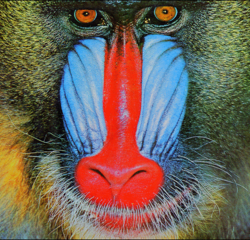
#> input picture set14/img_001_SRF_2_LR.png, 250 x 240 px, found by its file name; the run also reads 1 picture not shown here
$ jupyter execute --allow-errors test.ipynb   (shell and % lines are left out)   (older library calls are emulated)
#> lines starting #> are read from the running program, lines starting #| are printed output that depends on the picture; after the words box and inside, x2 and y2 are one past the last pixel; in counts of white or black regions, pixels touching at a corner belong together; long printed decimals are rounded
### run_ZSSR.py
import GPUtil
import glob
import os
from utils import prepare_result_dir
import configs
from time import sleep
import sys
import run_ZSSR_single_input
from PIL import Image
import datetime
from loguru import logger


def main(conf_name, gpu,single_image_path=None):
#> called with conf_name = 'X2_GRADUAL_IDEAL_CONF'
    if conf_name=='X2_ONE_JUMP_IDEAL_CONF':
        conf = configs.X2_ONE_JUMP_IDEAL_CONF
    elif conf_name== 'X2_IDEAL_WITH_PLOT_CONF':
        conf = configs.X2_IDEAL_WITH_PLOT_CONF
    elif conf_name== 'X2_GRADUAL_IDEAL_CONF':
        conf = configs.X2_GRADUAL_IDEAL_CONF
    elif conf_name== 'X2_GIVEN_KERNEL_CONF':
        conf = configs.X2_GIVEN_KERNEL_CONF
    elif conf_name== 'X2_REAL_CONF':
        conf = configs.X2_REAL_CONF
    else:
        conf = configs.Config()
    logger.info(f"Configuration possible : {conf_name}")
    res_dir = prepare_result_dir(conf)
    local_dir = os.path.dirname(__file__)

    files = [file_path for file_path in glob.glob('%s/*.jpg' % conf.input_path)
             if not file_path[-7:-4] == '_gt']


    for file_ind, input_file in enumerate(files):
        img = Image.open(input_file)
        img=img.convert('RGB')
        img.save( input_file[:-4]+'.png')

    if single_image_path!=None:
        files=[single_image_path]
    else:
        # We take all png files that are not ground truth
        files = [file_path for file_path in glob.glob('%s/*.png' % conf.input_path)
                if not file_path[-7:-4] == '_gt']

    sorties = []
    # Loop over all the files
    for file_ind, input_file in enumerate(files):

        # Ground-truth file needs to be like the input file with _gt (if exists)
        ground_truth_file = input_file[:-4] + '_gt.png'
        if not os.path.isfile(ground_truth_file):
            ground_truth_file = '0'

        # Numeric kernel files need to be like the input file with serial number
        kernel_files = ['%s_%d.mat;' % (input_file[:-4], ind) for ind in range(len(conf.scale_factors))]
        kernel_files_str = ''.join(kernel_files)
        for kernel_file in kernel_files:
            if not os.path.isfile(kernel_file[:-1]):
                kernel_files_str = '0'
                logger.debug('no kernel loaded')
                break
        logger.info(kernel_files)

        # This option uses all the gpu resources efficiently
        if gpu == 'all':

            # Stay stuck in this loop until there is some gpu available with at least half capacity
            gpus = []
            while not gpus:
                gpus = GPUtil.getAvailable(order='memory')

            # Take the gpu with the most free memory
            cur_gpu = gpus[-1]
            # Run ZSSR from command line, open xterm for each run

            sortie = run_ZSSR_single_input.main(input_file, ground_truth_file, kernel_files_str, cur_gpu, conf_name, res_dir)

            # Verbose
            logger.debug('Ran file #%d: %s on GPU %d\n' % (file_ind, input_file, cur_gpu))

            # Wait 5 seconds for the previous process to start using GPU. if we wouldn't wait then GPU memory will not
            # yet be taken and all process will start on the same GPU at once and later collapse.
            sleep(5)

        # The other option is just to run sequentially on a chosen GPU.
        else:
            sortie = run_ZSSR_single_input.main(input_file, ground_truth_file, kernel_files_str, gpu, conf_name, res_dir)
        sorties.append(sortie)
    return sorties

# [6 lines that do not run on import are left out]

### ZSSR.py
import tensorflow as tf
import matplotlib.pyplot as plt
import matplotlib.image as img
from matplotlib.gridspec import GridSpec
from configs import Config
from utils import *
#import adam optimizer
from tensorflow.python.training.adam import AdamOptimizer
from loguru import logger

class ZSSR:
    # Basic current state variables initialization / declaration
    kernel = None
    learning_rate = None
    hr_father = None
    lr_son = None
    sr = None
    sf = None
    gt_per_sf = None
    final_sr = None
    hr_fathers_sources = []

    # Output variables initialization / declaration
    reconstruct_output = None
    train_output = None
    output_shape = None

    # Counters and logs initialization
    iter = 0
    base_sf = 1.0
    base_ind = 0
    sf_ind = 0
    mse = []
    mse_rec = []
    interp_rec_mse = []
    interp_mse = []
    mse_steps = []
    loss = []
    learning_rate_change_iter_nums = []
    fig = None

    # Network tensors (all tensors end with _t to distinguish)
    learning_rate_t = None
    lr_son_t = None
    hr_father_t = None
    filters_t = None
    layers_t = None
    net_output_t = None
    loss_t = None
    train_op = None
    init_op = None

    # Parameters related to plotting and graphics
    plots = None
    loss_plot_space = None
    lr_son_image_space = None
    hr_father_image_space = None
    out_image_space = None

    # Tensorflow graph default
    sess = None

    def __init__(self, input_img, conf=Config(), ground_truth=None, kernels=None):
        # Acquire meta parameters configuration from configuration class as a class variable
        self.conf = conf

        # Read input image (can be either a numpy array or a path to an image file)
        self.input = input_img if type(input_img) is not str else img.imread(input_img)
#> self.input is the input picture: shape (240, 250, 3) float32; mean R, G, B 0.444, 0.394, 0.348

        # For evaluation purposes, ground-truth image can be supplied.
        self.gt = ground_truth if type(ground_truth) is not str else img.imread(ground_truth)

        # Preprocess the kernels. (see function to see what in includes).
        self.kernels = preprocess_kernels(kernels, conf)

        # Prepare TF default computational graph
        self.model = tf.Graph()

        # Build network computational graph
        self.build_network(conf)

        # Initialize network weights and meta parameters
        self.init_sess(init_weights=True)

        # The first hr father source is the input (source goes through augmentation to become a father)
        # Later on, if we use gradual sr increments, results for intermediate scales will be added as sources.
        self.hr_fathers_sources = [self.input]

        # We keep the input file name to save the output with a similar name. If array was given rather than path
        # then we use default provided by the configs
        self.file_name = input_img if type(input_img) is str else conf.name

    # [364 lines left out: functions run, build_network, init_sess, forward_backward_pass, forward_pass, learning_rate_policy and 6 more, not called in this run]

### utils.py
import numpy as np
from math import pi, sin, cos
from cv2 import warpPerspective, INTER_CUBIC
from imresize import imresize
from shutil import copy
from time import strftime, localtime
import os
import glob
from scipy.ndimage import measurements, interpolation
from scipy.io import loadmat


# [136 lines left out: functions random_augment, back_projection, not called in this run]


def preprocess_kernels(kernels, conf):
    # Load kernels if given files. if not just use the downscaling method from the configs.
    # output is a list of kernel-arrays or a a list of strings indicating downscaling method.
    # In case of arrays, we shift the kernels (see next function for explanation why).
    # Kernel is a .mat file (MATLAB) containing a variable called 'Kernel' which is a 2-dim matrix.
    if kernels is not None:
        return [kernel_shift(loadmat(kernel)['Kernel'], sf)
                for kernel, sf in zip(kernels, conf.scale_factors)]
    else:
        return [conf.downscale_method] * len(conf.scale_factors)


# [25 lines left out: function kernel_shift, not called in this run]


def prepare_result_dir(conf):
    # Create results directory
    if conf.create_results_dir:
        conf.result_path += '/' + conf.name
        if not os.path.exists(conf.result_path):
            # S'il n'existe pas, créez le dossier
            os.makedirs(conf.result_path)
        else:
            # Si le dossier existe, vous pouvez choisir de ne rien faire ou d'afficher un message
            print(f"Le dossier existe déjà.")


    # Put a copy of all *.py files in results path, to be able to reproduce experimental results
    if conf.create_code_copy:
        local_dir = os.path.dirname(__file__)
        for py_file in glob.glob(local_dir + '/*.py'):
            copy(py_file, conf.result_path)

    return conf.result_path

### configs.py
import os


class Config:
    # network meta params
    scale_factors = [[2.0, 2.0]]  # list of pairs (vertical, horizontal) for gradual increments in resolution
    base_change_sfs = []  # list of scales after which the input is changed to be the output (recommended for high sfs)
    max_iters = 500
    min_iters = 256
    min_learning_rate = 9e-6  # this tells the algorithm when to stop (specify lower than the last learning-rate)
    width = 64
    depth = 8
    output_flip = True  # geometric self-ensemble (see paper)
    downscale_method = 'cubic'  # a string ('cubic', 'linear'...), has no meaning if kernel given
    upscale_method = 'cubic'  # this is the base interpolation from which we learn the residual (same options as above)
    downscale_gt_method = 'cubic'  # when ground-truth given and intermediate scales tested, we shrink gt to wanted size
    learn_residual = True  # when true, we only learn the residual from base interpolation
    init_variance = 0.1  # variance of weight initializations, typically smaller when residual learning is on
    back_projection_iters = [10]  # for each scale num of bp iterations (same length as scale_factors)
    random_crop = True
    crop_size = 128
    noise_std = 0.0  # adding noise to lr-sons. small for real images, bigger for noisy images and zero for ideal case
    init_net_for_each_sf = False  # for gradual sr- should we optimize from the last sf or initialize each time?

    # Params concerning learning rate policy
    learning_rate = 0.001
    learning_rate_change_ratio = 1.5  # ratio between STD and slope of linear fit, under which lr is reduced
    learning_rate_policy_check_every = 60
    learning_rate_slope_range = 256

    # Data augmentation related params
    augment_leave_as_is_probability = 0.05
    augment_no_interpolate_probability = 0.45
    augment_min_scale = 0.5
    augment_scale_diff_sigma = 0.25
    augment_shear_sigma = 0.1
    augment_allow_rotation = True  # recommended false for non-symmetric kernels

    # params related to test and display
    run_test = True
    run_test_every = 50
    display_every = 20
    name = 'result'
    plot_losses = False
    result_path = os.path.dirname(__file__) + '/results'
    create_results_dir = True
    input_path = local_dir = os.path.dirname(__file__) + '/test_data'
    create_code_copy = False  # save a copy of the code in the results folder to easily match code changes to results
    display_test_results = True
    save_results = True

    def __init__(self):
        # network meta params that by default are determined (by other params) by other params but can be changed
        self.filter_shape = ([[3, 3, 3, self.width]] +
                             [[3, 3, self.width, self.width]] * (self.depth-2) +
                             [[3, 3, self.width, 3]])


########################################
# Some pre-made useful example configs #
########################################

# Basic default config (same as not specifying), non-gradual SRx2 with default bicubic kernel (Ideal case)
# example is set to run on set14
X2_ONE_JUMP_IDEAL_CONF = Config()
X2_ONE_JUMP_IDEAL_CONF.input_path = os.path.dirname(__file__) + '/test_data'

# Same as above but with visualization (Recommended for one image, interactive mode, for debugging)
X2_IDEAL_WITH_PLOT_CONF = Config()
X2_IDEAL_WITH_PLOT_CONF.plot_losses = True
X2_IDEAL_WITH_PLOT_CONF.run_test_every = 20
X2_IDEAL_WITH_PLOT_CONF.input_path = os.path.dirname(__file__) + '/test_data'

# Gradual SRx2, to achieve superior results in the ideal case
X2_GRADUAL_IDEAL_CONF = Config()
X2_GRADUAL_IDEAL_CONF.scale_factors = [[1.0, 1.5], [1.5, 1.0], [1.5, 1.5], [1.5, 2.0], [2.0, 1.5], [2.0, 2.0]]
X2_GRADUAL_IDEAL_CONF.back_projection_iters = [6, 6, 8, 10, 10, 12]
X2_GRADUAL_IDEAL_CONF.input_path = os.path.dirname(__file__) +'/test_data'

# Applying a given kernel. Rotations are canceled sense kernel may be non-symmetric
X2_GIVEN_KERNEL_CONF = Config()
X2_GIVEN_KERNEL_CONF.output_flip = False
X2_GIVEN_KERNEL_CONF.augment_allow_rotation = False
X2_GIVEN_KERNEL_CONF.back_projection_iters = [2]
X2_GIVEN_KERNEL_CONF.input_path = os.path.dirname(__file__) + '/test_data'

# An example for a typical setup for real images. (Kernel needed + mild unknown noise)
# back-projection is not recommended because of the noise.
X2_REAL_CONF = Config()
X2_REAL_CONF.output_flip = False
X2_REAL_CONF.back_projection_iters = [0]
X2_REAL_CONF.input_path = os.path.dirname(__file__) + '/test_data'
X2_REAL_CONF.noise_std = 0.0125
X2_REAL_CONF.augment_allow_rotation = False
X2_REAL_CONF.augment_scale_diff_sigma = 0
X2_REAL_CONF.augment_shear_sigma = 0
X2_REAL_CONF.augment_min_scale = 0.75

### run_ZSSR_single_input.py
import sys
import os
import configs
import ZSSR
from loguru import logger

def main(input_img, ground_truth, kernels, gpu, conf_str, results_path):
    # Choose the wanted GPU
    if gpu is not None:
        os.environ["CUDA_VISIBLE_DEVICES"] = '%s' % gpu

    # 0 input for ground-truth or kernels means None
    ground_truth = None if ground_truth == '0' else ground_truth
    logger.info('*****'), kernels
    kernels = None if kernels == '0' else kernels.split(';')[:-1]

    # Setup configuration and results directory
    if conf_str=='X2_ONE_JUMP_IDEAL_CONF':
        conf = configs.X2_ONE_JUMP_IDEAL_CONF
    elif conf_str== 'X2_IDEAL_WITH_PLOT_CONF':
        conf = configs.X2_IDEAL_WITH_PLOT_CONF
    elif conf_str== 'X2_GRADUAL_IDEAL_CONF':
        conf = configs.X2_GRADUAL_IDEAL_CONF
    elif conf_str== 'X2_GIVEN_KERNEL_CONF':
        conf = configs.X2_GIVEN_KERNEL_CONF
    elif conf_str== 'X2_REAL_CONF':
        conf = configs.X2_REAL_CONF
    else:
        conf = configs.Config()
    logger.info(f"Configuration choisie : {conf_str}")
    conf.result_path = results_path

    # Run ZSSR on the image
    net = ZSSR.ZSSR(input_img, conf, ground_truth, kernels)
    return net.run()


# [2 lines that do not run on import are left out]

### test.ipynb
[cell 1]
import utils
import numpy as np
import configs
import run_ZSSR
import run_ZSSR_single_input
import ZSSR
import imresize
import matplotlib.pyplot as plt
from skimage.metrics import structural_similarity as ssim
from skimage.metrics import peak_signal_noise_ratio as psnr
import cv2

[cell 2]
#config list: None, X2_IDEAL_WITH_PLOT_CONF, X2_ONE_JUMP_IDEAL_CONF, X2_GRADUAL_IDEAL_CONF, X2_GIVEN_KERNEL_CONF,X2_REAL_CONF

run_ZSSR.main('X2_GRADUAL_IDEAL_CONF',None,"D:\\NICOLAS\Documents\centrale\G3\sdi\\thouvenin\ZSSR_group_work\set14\img_001_SRF_2_LR.png")
#> (the call stopped at in __init__, `self.model = tf.Graph()`: tensorflow is not available in this run)

[cell 3]
#given an image, downgrade it and then upgrade it using ZSSR
#import cv2
img= cv2.imread('D:\\NICOLAS\Documents\centrale\G3\sdi\\thouvenin\ZSSR_group_work\\test_data\ministres_gt.png')
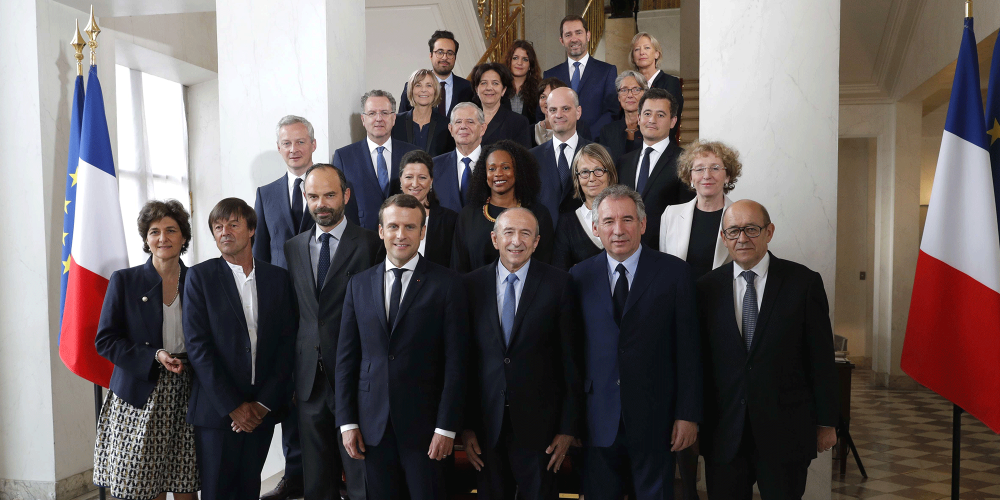
#> input picture test_data/ministres_gt.png, 2000 x 1000 px, found by its file name (shown at 1/2 size)
#> img is the input picture: shape (1000, 2000, 3); mean B, G, R 96.1, 96.7, 104.9

#downgrade the image
#> (the rest of this cell did not finish here and is left out)

[cell 4]
#use those metrics to compare the zssr-image and downgraded one to the original image

img= cv2.imread('D:\\NICOLAS\Documents\centrale\G3\sdi\\thouvenin\ZSSR_group_work\\test_data\ministres_gt.png',cv2.COLOR_BGR2RGB)
img=cv2.cvtColor(img, cv2.COLOR_BGR2RGB)
img2=cv2.imread('D:\\NICOLAS\Documents\centrale\G3\sdi\\thouvenin\ZSSR_group_work\\results\\test_Feb_09_09_24_53\ministres_zssr_X2.00X2.00.png',cv2.COLOR_BGR2RGB)
img2=cv2.cvtColor(img2, cv2.COLOR_BGR2RGB)
#show the images
plt.imshow(img)
plt.show()
plt.imshow(img2)
plt.show()


psnr_zssr = psnr(img,img2)
#> psnr_zssr = 31.68

print('psnr zssr:',psnr_zssr)
#| psnr zssr: 31.675

ssim_zssr = ssim(img,img2,channel_axis=2)
#> ssim_zssr = 0.844

print('ssim zssr:',ssim_zssr)
#| ssim zssr: 0.8438

[cell 5]
# Load the images
img_original = cv2.imread('D:\\NICOLAS\Documents\centrale\G3\sdi\\thouvenin\ZSSR_group_work\\test_data\ministres_gt.png')
img_zssr = cv2.imread('D:\\NICOLAS\Documents\centrale\G3\sdi\\thouvenin\ZSSR_group_work\\results\\test_Feb_09_09_24_53\ministres_zssr_X2.00X2.00.png')

# Convert images to grayscale
img_original_gray = cv2.cvtColor(img_original, cv2.COLOR_BGR2GRAY)
img_zssr_gray = cv2.cvtColor(img_zssr, cv2.COLOR_BGR2GRAY)

# Compute absolute difference
abs_diff = cv2.absdiff(img_original_gray, img_zssr_gray)
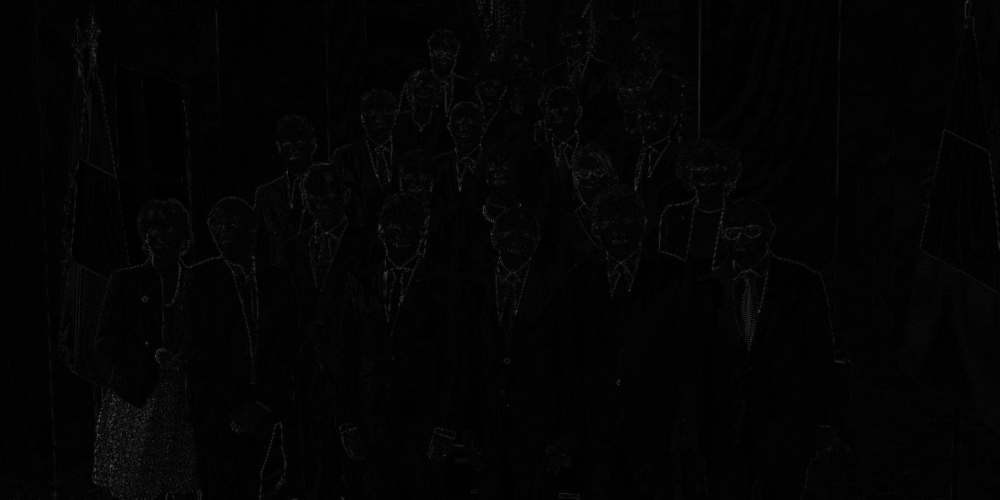
#> abs_diff: shape (1000, 2000) (shown at 1/2 size); min 0, max 138, mean 3.4

# Find the region with the highest differences
max_diff_indices = np.unravel_index(np.argmax(abs_diff), abs_diff.shape)
#> max_diff_indices = (425, 967)
patch_size = 100
top_left_x = max_diff_indices[1] - patch_size // 2
#> top_left_x = 917
top_left_y = max_diff_indices[0] - patch_size // 2
#> top_left_y = 375

# Crop the patches from both images
patch_original = img_original[top_left_y:top_left_y + patch_size, top_left_x:top_left_x + patch_size, :]
patch_zssr = img_zssr[top_left_y:top_left_y + patch_size, top_left_x:top_left_x + patch_size, :]

# Plot the patches
plt.figure(figsize=(10, 5))
plt.subplot(1, 2, 1)
plt.imshow(cv2.cvtColor(patch_original, cv2.COLOR_BGR2RGB))
plt.title('Original Patch')

plt.subplot(1, 2, 2)
plt.imshow(cv2.cvtColor(patch_zssr, cv2.COLOR_BGR2RGB))
plt.title('ZSSR Patch')

plt.show()
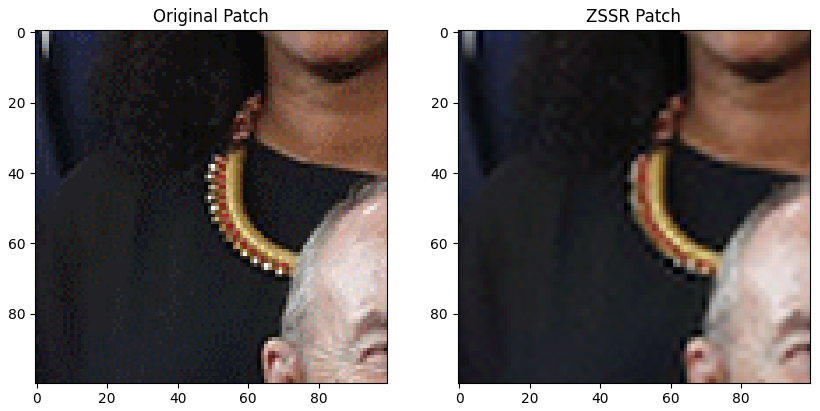
#> figure drawn by matplotlib, 2 panels

[cell 6]
import cv2
import matplotlib.pyplot as plt
import numpy as np

def find_top_n_patches(abs_diff, n_patches, patch_size):
#> called with n_patches = 5, patch_size = (100, 150)
    top_n_patches = []
    for _ in range(n_patches):
        max_diff_index = np.unravel_index(np.argmax(abs_diff), abs_diff.shape)
        top_left_x = max_diff_index[1] - patch_size[1] // 2
        top_left_y = max_diff_index[0] - patch_size[0] // 2
        patch = abs_diff[top_left_y:top_left_y + patch_size[0], top_left_x:top_left_x + patch_size[1]]
        top_n_patches.append(((top_left_y, top_left_x), patch))
        # Set the region around the found patch to zero to avoid selecting it again
        abs_diff[top_left_y:top_left_y + patch_size[0], top_left_x:top_left_x + patch_size[1]] = 0
#> this loop made 5 passes
#> (max_diff_index, top_left_x, top_left_y) on passes 1 to 5: ((425, 967), 892, 375), ((839, 272), 197, 789), ((900, 256), 181, 850), ((546, 359), 284, 496), ((685, 292), 217, 635)
#> pass 1, in find_top_n_patches, `patch = abs_diff[top_left_y:top_left_y + patch_size[0], top_left_x:top..`:
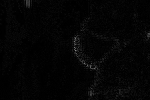
#> patch: shape (100, 150); min 0, max 138, mean 4.3
#> after the loop:
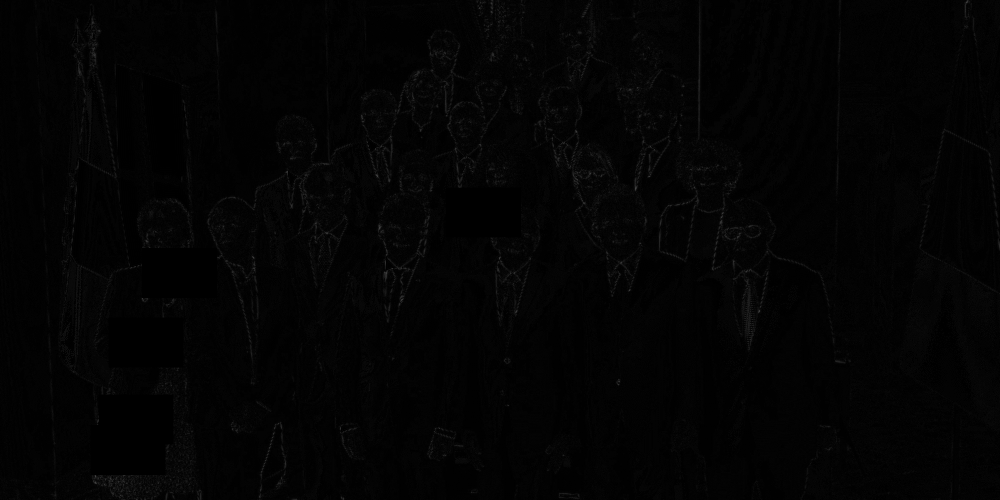
#> abs_diff: shape (1000, 2000) (shown at 1/2 size); 3.15% of pixels changed, all inside (x1, y1, x2, y2) = (181, 375, 1042, 950)
#> after the loop, top_n_patches = 5 items
    return top_n_patches

# Load the images
img_original = cv2.imread('D:\\NICOLAS\Documents\centrale\G3\sdi\\thouvenin\ZSSR_group_work\\test_data\ministres_gt.png')
img_zssr = cv2.imread('D:\\NICOLAS\Documents\centrale\G3\sdi\\thouvenin\ZSSR_group_work\\results\\test_Feb_09_09_24_53\ministres_zssr_X2.00X2.00.png')

# Convert images to grayscale
img_original_gray = cv2.cvtColor(img_original, cv2.COLOR_BGR2GRAY)
img_zssr_gray = cv2.cvtColor(img_zssr, cv2.COLOR_BGR2GRAY)

# Compute absolute difference
abs_diff = cv2.absdiff(img_original_gray, img_zssr_gray)

# Parameters
n_patches = 5
patch_size = (100, 150)  # height, width

# Find the top n patches
top_n_patches = find_top_n_patches(abs_diff, n_patches, patch_size)
#> top_n_patches = 5 items

# Plot the patches
for i, ((top_left_y, top_left_x), patch) in enumerate(top_n_patches):
    plt.figure(figsize=(15, 5))
    plt.subplot(2, n_patches, n_patches + i + 1)
    patch_original = img_original[top_left_y:top_left_y + patch_size[0], top_left_x:top_left_x + patch_size[1], :]
    patch_zssr = img_zssr[top_left_y:top_left_y + patch_size[0], top_left_x:top_left_x + patch_size[1], :]
    plt.imshow(cv2.cvtColor(patch_original, cv2.COLOR_BGR2RGB))
    plt.title(f'Original Patch {i+1}')
    plt.axis('off')
    plt.subplot(2, n_patches, i + 1)
    plt.imshow(cv2.cvtColor(patch_zssr, cv2.COLOR_BGR2RGB))
    plt.title(f'ZSSR Patch {i+1}')
    plt.axis('off')
    plt.tight_layout()
    plt.show()
#> this loop made 5 passes
#> (top_left_y, top_left_x) on passes 1 to 5: (375, 892), (789, 197), (850, 181), (496, 284), (635, 217)
#> pass 1, `patch_zssr = img_zssr[top_left_y:top_left_y + patch_size[0], top_left_..`:
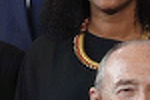
#> patch_zssr: shape (100, 150, 3); mean B, G, R 58.9, 60.7, 72.3
#> pass 1, `plt.show()`:
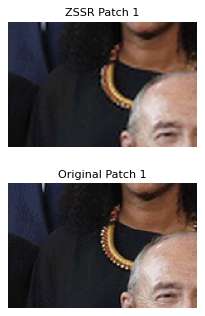
#> figure drawn by matplotlib, 2 panels
#> pass 2, `plt.show()`:
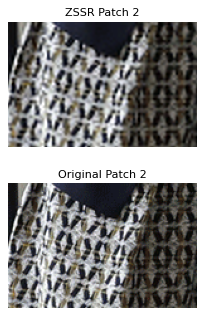
#> figure drawn by matplotlib, 2 panels
#> after the loop:
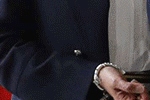
#> patch_original: shape (100, 150, 3); mean B, G, R 51.8, 47.4, 51.1
#> after the loop:
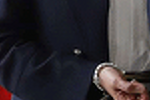
#> patch_zssr: shape (100, 150, 3); mean B, G, R 51.3, 46.9, 50.6
